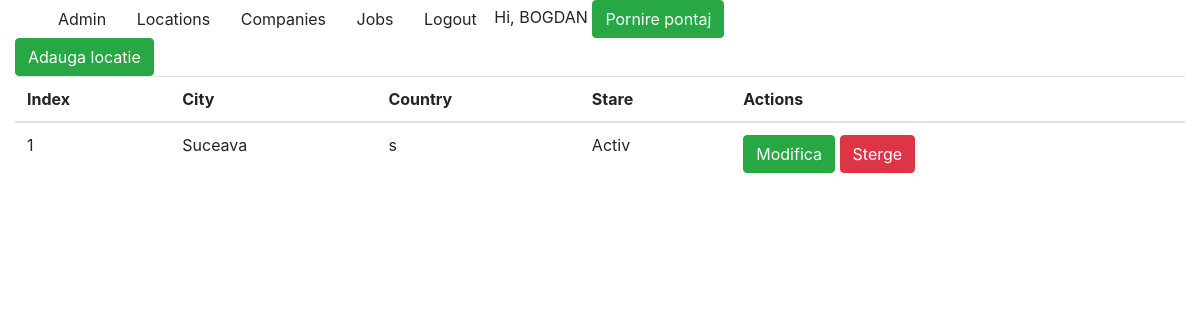
/locations/ (signed in), run on the app's committed database.
### aplicatie1/models.py (models this page shows, shortened)
class Locations(models.Model):
    city = models.CharField(max_length=100)
    country = models.CharField(max_length=150)
    active = models.BooleanField(default=1)

### aplicatie1/views.py (the view)
# urls.py: path('', views.LocationsView.as_view(), name='lista_locatii'),
class LocationsView(LoginRequiredMixin, ListView):
    model = Locations
    template_name = 'aplicatie1/locations_index.html'
    paginate_by = 5

### final_web_project/context_porcessors.py (called while the page is built)
def is_ready_to_work(request):
    if request.user.is_authenticated:
        if Pontaj.objects.filter(user_id=request.user.id, end_date=None).exists():
            return {'ready_to_work': False}
        return {'ready_to_work': True}
    return {}

### templates/aplicatie1/locations_index.html (shortened to what this page needs)
{% extends 'base.html' %}
{% block content %}
    <a href="{% url 'locations:adauga' %}" class="btn btn-success">Adauga locatie</a>
    <br>
    <table class="table">
        <thead>
        <tr>
            <th>Index</th>
            <th>City</th>
            <th>Country</th>
            <th>Stare</th>
            <th>Actions</th>
        </tr>
        </thead>
        <tbody>
        {% for item in locations_list %}
            <tr>
                <td>{{ forloop.counter0|add:page_obj.start_index }}</td>
                <td>{{ item.city }}</td>
                <td>{{ item.country }}</td>
                <td>{% if item.active == 1 %}
                    <span>Activ</span>
                {% else %}
                    <span>Inactiv</span>
                {% endif %}
                </td>
                <td>
                    <a href="{% url 'locations:modifica' item.id %}" class="btn btn-success">Modifica</a>
                    {% if item.active == 1 %}
                        <a href="{% url 'locations:sterge' item.id %}" class="btn btn-danger">Sterge</a>
                    {% else %}
                        <a href="{% url 'locations:activeaza' item.id %}" class="btn btn-info">Activeaza</a>
                    {% endif %}
                </td>
            </tr>
        {% endfor %}
        </tbody>
    </table>
{% endblock %}

### templates/base.html
<html>
    <head>
        <link rel="stylesheet" href="https://stackpath.bootstrapcdn.com/bootstrap/4.4.1/css/bootstrap.min.css">
    </head>
    <body>
        <div class="container">
            <div class="row">
                <div class="col-md-12">
                    <nav>
                        <a class="btn" href="/admin">Admin</a>
                        {% if request.user.is_authenticated %}
                            <a class="btn" href="{% url 'locations:lista_locatii' %}">Locations</a>
                            <a class="btn" href="{% url 'companies:companies_list' %}">Companies</a>
                            <a class="btn" href="{% url 'jobs:jobs_list' %}">Jobs</a>
                            <a class="btn" href="{% url 'logout' %}">Logout</a>
                            <span>Hi, {{ request.user.username|upper }}</span>
                            {% if ready_to_work is False %}
                                <a href="{% url 'userprofile:stop_pontaj' %}" class="btn btn-danger">Oprire pontaj</a>
                            {% else %}
                                <a href="{% url 'userprofile:start_pontaj' %}" class="btn btn-success">Pornire pontaj</a>
                            {% endif %}
                        {% endif %}
                    </nav>
                </div>
            </div>
        </div>
        <div class="col-md-12">
            {% block content %}
            {% endblock %}
        </div>
    </body>
</html>

### data on the page
Locations: city "Suceava", country "s", active "Activ"

### other printed values
{{ request.user.username|upper }} "BOGDAN"
